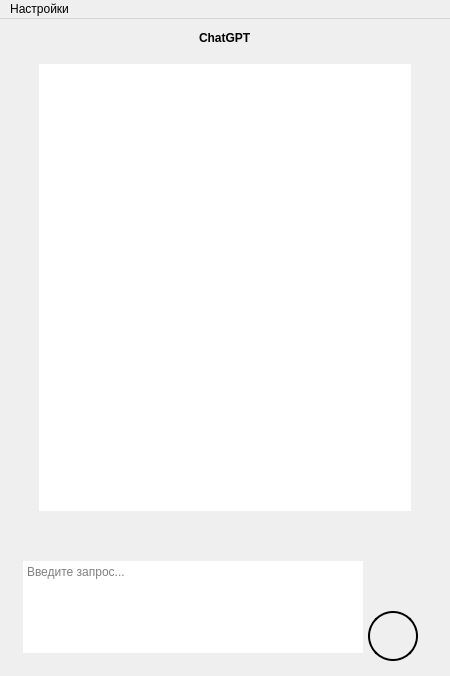
<?xml version="1.0" encoding="UTF-8"?>
<ui version="4.0">
 <class>MainWindow</class>
 <widget class="QMainWindow" name="MainWindow">
  <property name="geometry">
   <rect>
    <x>0</x>
    <y>0</y>
    <width>450</width>
    <height>676</height>
   </rect>
  </property>
  <property name="minimumSize">
   <size>
    <width>450</width>
    <height>600</height>
   </size>
  </property>
  <property name="maximumSize">
   <size>
    <width>800</width>
    <height>1080</height>
   </size>
  </property>
  <property name="windowTitle">
   <string>MainWindow</string>
  </property>
  <property name="styleSheet">
   <string notr="true">QWidget#centralwidget {
background-image: url(:/bg/bg.webp);
background-repeat: no-repeat; /* Избегаем повторений */
background-position: center; /* Центрируем изображение */
}
QListWidget#chatListWidget {
background-color: rgba(255, 255, 255, .8);
border-radius: 12px;
padding: 10px;
}
* {
font-family: &quot;JetBrains Mono&quot;, sans-serif;
margin: 0;
padding: 0;
}
</string>
  </property>
  <widget class="QWidget" name="centralwidget">
   <property name="styleSheet">
    <string notr="true"/>
   </property>
   <layout class="QGridLayout" name="gridLayout_3">
    <item row="0" column="1">
     <layout class="QVBoxLayout" name="verticalLayout">
      <item>
       <layout class="QHBoxLayout" name="header">
        <item>
         <spacer name="horizontalSpacer_4">
          <property name="orientation">
           <enum>Qt::Horizontal</enum>
          </property>
          <property name="sizeHint" stdset="0">
           <size>
            <width>40</width>
            <height>20</height>
           </size>
          </property>
         </spacer>
        </item>
        <item>
         <widget class="QLabel" name="headerText">
          <property name="styleSheet">
           <string notr="true">font-weight: bold;
font: 25px &quot;JetBrains Mono&quot;;</string>
          </property>
          <property name="text">
           <string>ChatGPT</string>
          </property>
         </widget>
        </item>
        <item>
         <spacer name="horizontalSpacer_3">
          <property name="orientation">
           <enum>Qt::Horizontal</enum>
          </property>
          <property name="sizeHint" stdset="0">
           <size>
            <width>40</width>
            <height>20</height>
           </size>
          </property>
         </spacer>
        </item>
       </layout>
      </item>
      <item>
       <layout class="QHBoxLayout" name="chatLayout">
        <property name="spacing">
         <number>0</number>
        </property>
        <item>
         <spacer name="horizontalSpacer_2">
          <property name="orientation">
           <enum>Qt::Horizontal</enum>
          </property>
          <property name="sizeType">
           <enum>QSizePolicy::Fixed</enum>
          </property>
          <property name="sizeHint" stdset="0">
           <size>
            <width>20</width>
            <height>20</height>
           </size>
          </property>
         </spacer>
        </item>
        <item>
         <widget class="QListWidget" name="chatListWidget"/>
        </item>
        <item>
         <spacer name="horizontalSpacer">
          <property name="orientation">
           <enum>Qt::Horizontal</enum>
          </property>
          <property name="sizeType">
           <enum>QSizePolicy::Fixed</enum>
          </property>
          <property name="sizeHint" stdset="0">
           <size>
            <width>20</width>
            <height>20</height>
           </size>
          </property>
         </spacer>
        </item>
       </layout>
      </item>
      <item>
       <spacer name="verticalSpacer">
        <property name="orientation">
         <enum>Qt::Vertical</enum>
        </property>
        <property name="sizeType">
         <enum>QSizePolicy::Fixed</enum>
        </property>
        <property name="sizeHint" stdset="0">
         <size>
          <width>20</width>
          <height>20</height>
         </size>
        </property>
       </spacer>
      </item>
      <item>
       <layout class="QHBoxLayout" name="bottomLayout">
        <item>
         <spacer name="horizontalSpacer_6">
          <property name="orientation">
           <enum>Qt::Horizontal</enum>
          </property>
          <property name="sizeHint" stdset="0">
           <size>
            <width>40</width>
            <height>20</height>
           </size>
          </property>
         </spacer>
        </item>
        <item>
         <widget class="QWidget" name="fieldWidget" native="true">
          <property name="maximumSize">
           <size>
            <width>450</width>
            <height>120</height>
           </size>
          </property>
          <property name="styleSheet">
           <string notr="true">#fieldWidget {
background-color: rgba(255, 255, 255, .8);
border-radius: 12px;
padding: 0;
}
QPushButton#sendButton {
margin: 5px;
background-color: rgba(255, 255, 255, .0);
border: 2px solid black;
border-radius: 25px;
}
QPushButton#sendButton:pressed {
background-color: rgba(0, 0, 0, .6);
}
QTextEdit{
background-color: rgba(255, 255, 255, .0);
border-radius: 12px;
padding: 5px;
}</string>
          </property>
          <layout class="QHBoxLayout" name="horizontalLayout">
           <item>
            <widget class="QTextEdit" name="inputField">
             <property name="sizePolicy">
              <sizepolicy hsizetype="Fixed" vsizetype="Fixed">
               <horstretch>0</horstretch>
               <verstretch>0</verstretch>
              </sizepolicy>
             </property>
             <property name="minimumSize">
              <size>
               <width>350</width>
               <height>0</height>
              </size>
             </property>
             <property name="maximumSize">
              <size>
               <width>16777215</width>
               <height>124</height>
              </size>
             </property>
             <property name="styleSheet">
              <string notr="true"/>
             </property>
             <property name="placeholderText">
              <string>Введите запрос...</string>
             </property>
            </widget>
           </item>
           <item>
            <spacer name="horizontalSpacer_7">
             <property name="orientation">
              <enum>Qt::Horizontal</enum>
             </property>
             <property name="sizeType">
              <enum>QSizePolicy::Maximum</enum>
             </property>
             <property name="sizeHint" stdset="0">
              <size>
               <width>40</width>
               <height>20</height>
              </size>
             </property>
            </spacer>
           </item>
           <item>
            <widget class="QWidget" name="btnWidget" native="true">
             <property name="minimumSize">
              <size>
               <width>0</width>
               <height>120</height>
              </size>
             </property>
             <property name="styleSheet">
              <string notr="true"/>
             </property>
             <layout class="QVBoxLayout" name="btnLayout">
              <item>
               <spacer name="verticalSpacer_2">
                <property name="orientation">
                 <enum>Qt::Vertical</enum>
                </property>
                <property name="sizeType">
                 <enum>QSizePolicy::Minimum</enum>
                </property>
                <property name="sizeHint" stdset="0">
                 <size>
                  <width>10</width>
                  <height>40</height>
                 </size>
                </property>
               </spacer>
              </item>
              <item>
               <widget class="QPushButton" name="sendButton">
                <property name="sizePolicy">
                 <sizepolicy hsizetype="Fixed" vsizetype="Fixed">
                  <horstretch>0</horstretch>
                  <verstretch>0</verstretch>
                 </sizepolicy>
                </property>
                <property name="minimumSize">
                 <size>
                  <width>60</width>
                  <height>60</height>
                 </size>
                </property>
                <property name="text">
                 <string/>
                </property>
                <property name="icon">
                 <iconset resource="rcc/resource.qrc">
                  <normaloff>:/icon/icon-send.png</normaloff>:/icon/icon-send.png</iconset>
                </property>
               </widget>
              </item>
             </layout>
            </widget>
           </item>
          </layout>
         </widget>
        </item>
        <item>
         <spacer name="horizontalSpacer_5">
          <property name="orientation">
           <enum>Qt::Horizontal</enum>
          </property>
          <property name="sizeHint" stdset="0">
           <size>
            <width>40</width>
            <height>20</height>
           </size>
          </property>
         </spacer>
        </item>
       </layout>
      </item>
     </layout>
    </item>
   </layout>
  </widget>
  <widget class="QMenuBar" name="menuBar">
   <property name="geometry">
    <rect>
     <x>0</x>
     <y>0</y>
     <width>450</width>
     <height>22</height>
    </rect>
   </property>
   <property name="acceptDrops">
    <bool>false</bool>
   </property>
   <widget class="QMenu" name="menu">
    <property name="acceptDrops">
     <bool>false</bool>
    </property>
    <property name="title">
     <string>Настройки</string>
    </property>
    <addaction name="offBtnSend"/>
    <addaction name="separator"/>
    <addaction name="clearCtx"/>
   </widget>
   <addaction name="menu"/>
  </widget>
  <action name="offBtnSend">
   <property name="checkable">
    <bool>true</bool>
   </property>
   <property name="text">
    <string>Отключить кнопку отправки</string>
   </property>
   <property name="shortcut">
    <string>Ctrl+B</string>
   </property>
  </action>
  <action name="clearCtx">
   <property name="text">
    <string>Очистить контекст</string>
   </property>
   <property name="shortcut">
    <string>Ctrl+R</string>
   </property>
  </action>
 </widget>
 <resources>
  <include location="rcc/resource.qrc"/>
 </resources>
 <connections/>
</ui>
